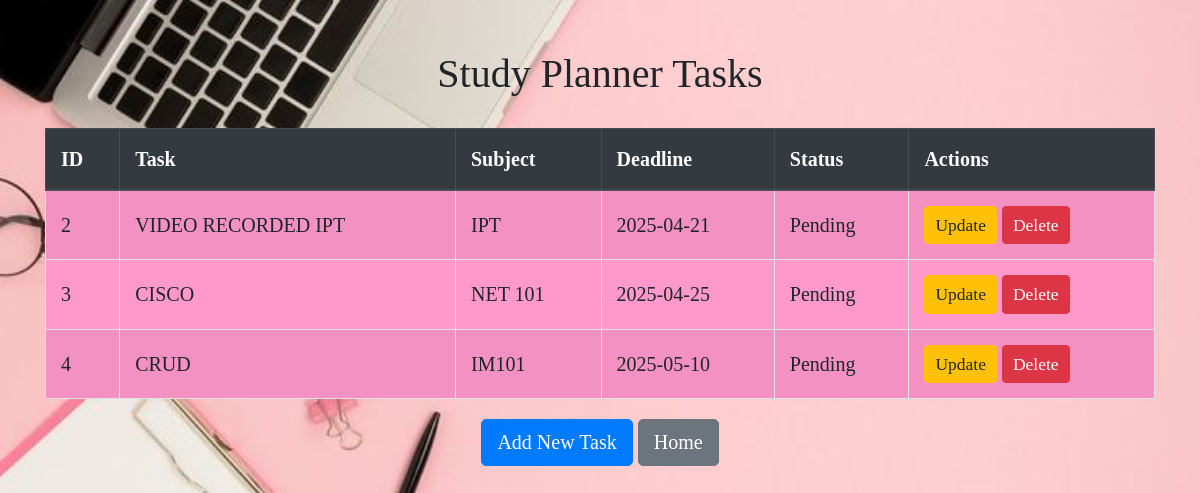
/view_tasks.php, run on the app's committed database.
### tables this page shows
CREATE TABLE `study_planner` (
  `id` int(11) NOT NULL,
  `task_name` varchar(255) NOT NULL,
  `subject` varchar(255) DEFAULT NULL,
  `deadline` date NOT NULL,
  `status` enum('Pending','Completed') DEFAULT 'Pending',
  `notes` text DEFAULT NULL,
  `created_at` timestamp NOT NULL DEFAULT current_timestamp()
);

### view_tasks.php (the view, shortened to what this page needs)
<!DOCTYPE html>
<html lang="en">
<head>
    <link rel="stylesheet" href="https://stackpath.bootstrapcdn.com/bootstrap/4.5.2/css/bootstrap.min.css">
</head>
<body>
    <div class="container">
        <h2 class="text-center mb-4">Study Planner Tasks</h2>
        <table class="table table-bordered table-striped">
            <thead class="thead-dark">
                <tr>
                    <th>ID</th>
                    <th>Task</th>
                    <th>Subject</th>
                    <th>Deadline</th>
                    <th>Status</th>
                    <th>Actions</th>
                </tr>
            </thead>
            <tbody>
                <?php
                include 'config.php';
                $result = $conn->query("SELECT * FROM study_planner");
                while ($row = $result->fetch_assoc()) {
                    echo "<tr>
                        <td>{$row['id']}</td>
                        <td>{$row['task_name']}</td>
                        <td>{$row['subject']}</td>
                        <td>{$row['deadline']}</td>
                        <td>{$row['status']}</td>
                        <td>
                            <a href='update_task.php?id={$row['id']}' class='btn btn-warning btn-sm'>Update</a>
                            <form method='post' action='delete_task.php' style='display:inline;'>
                                <input type='hidden' name='id' value='{$row['id']}'>
                                <button type='submit' class='btn btn-danger btn-sm'>Delete</button>
                            </form>
                        </td>
                    </tr>";
                }
                ?>
            </tbody>
        </table>
    </div>
    <div class="text-center mb-4">
        <a href="add_task.php" class="btn btn-primary">Add New Task</a>
        <a href="index.php" class="btn btn-secondary">Home</a>
    </div>
</body>
</html>

### view_tasks.php (style rules this page uses)
* { font-family: 'Times New Roman', Times, serif; font-size: 20px; }
body { background-image: url('sdbg.jpg'); background-size: cover; background-repeat: no-repeat; }
.container { margin-top: 50px; }
.thead-dark { background-color: #ff66b2; color: white; }
.table { background-color: #ff99cc; }
.table th, .table td { vertical-align: middle; }

### data on the page
study_planner: id "2", task_name "VIDEO RECORDED IPT", subject "IPT", deadline "2025-04-21", status "Pending"
study_planner: id "3", task_name "CISCO", subject "NET 101", deadline "2025-04-25", status "Pending"
study_planner: id "4", task_name "CRUD", subject "IM101", deadline "2025-05-10", status "Pending"
